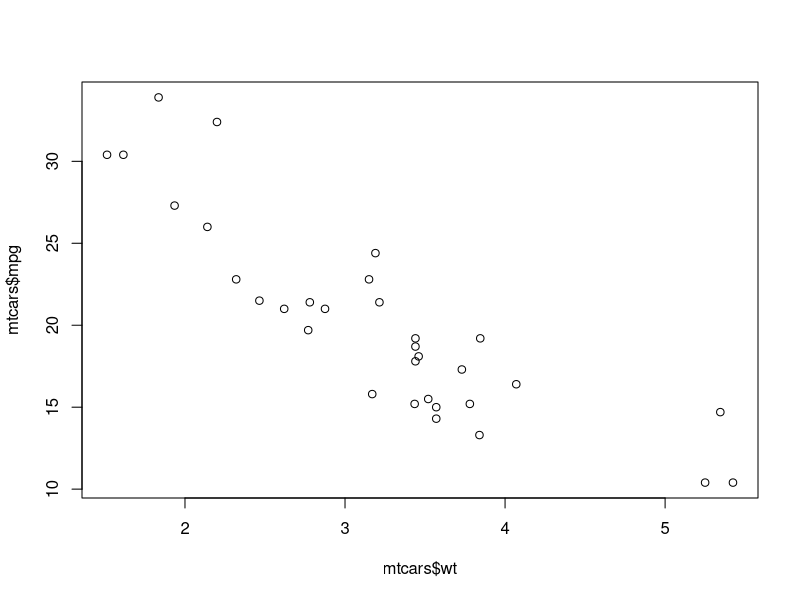
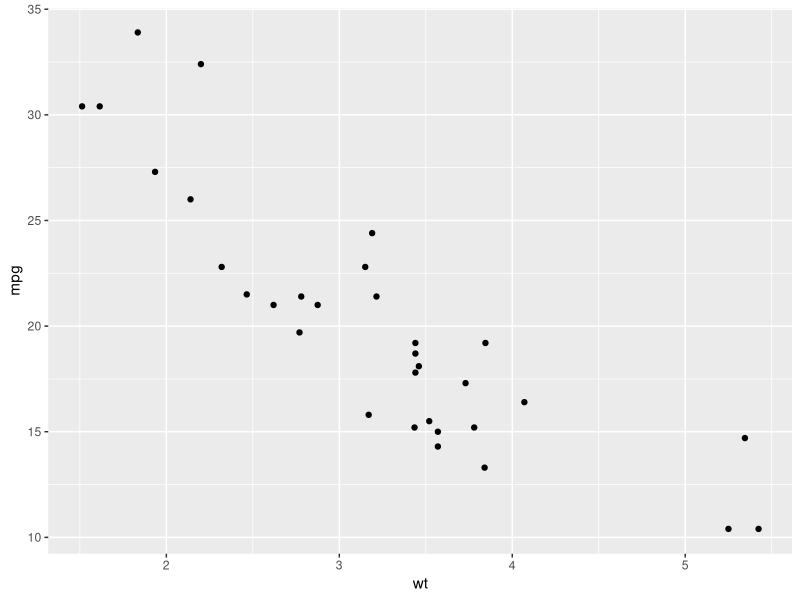
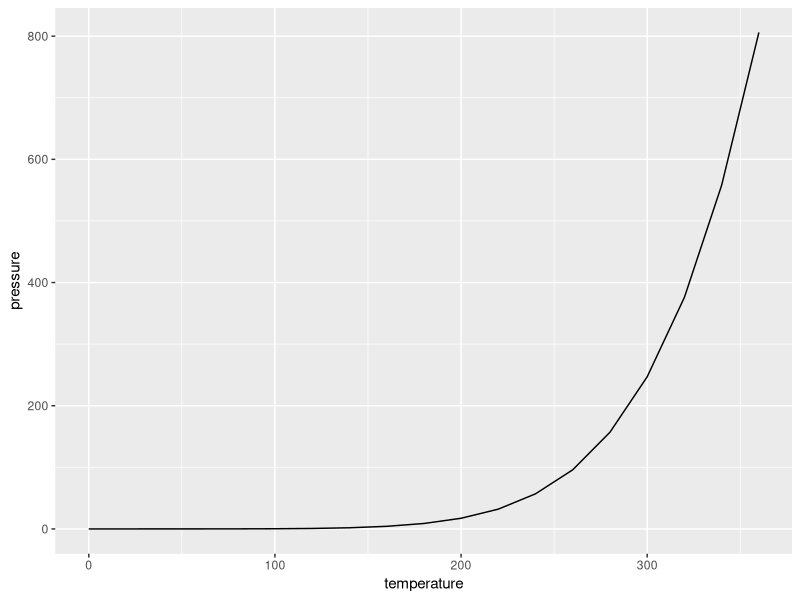
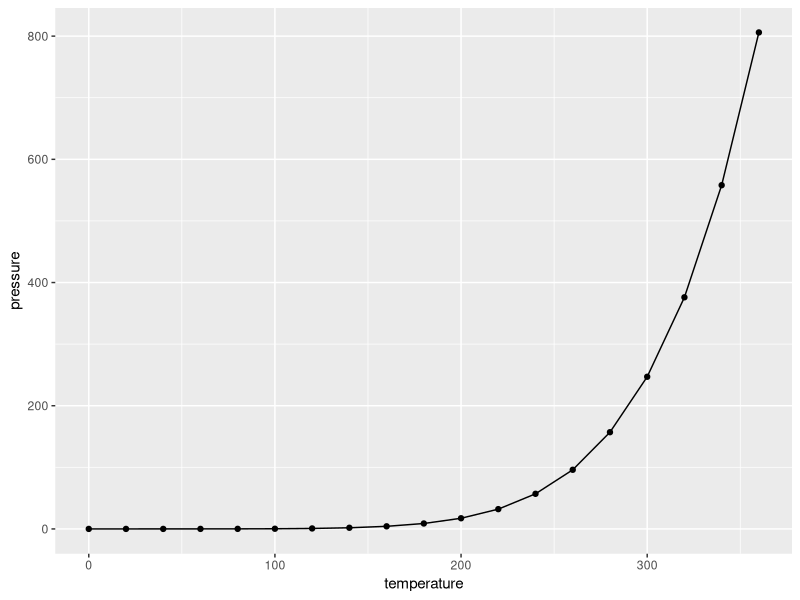
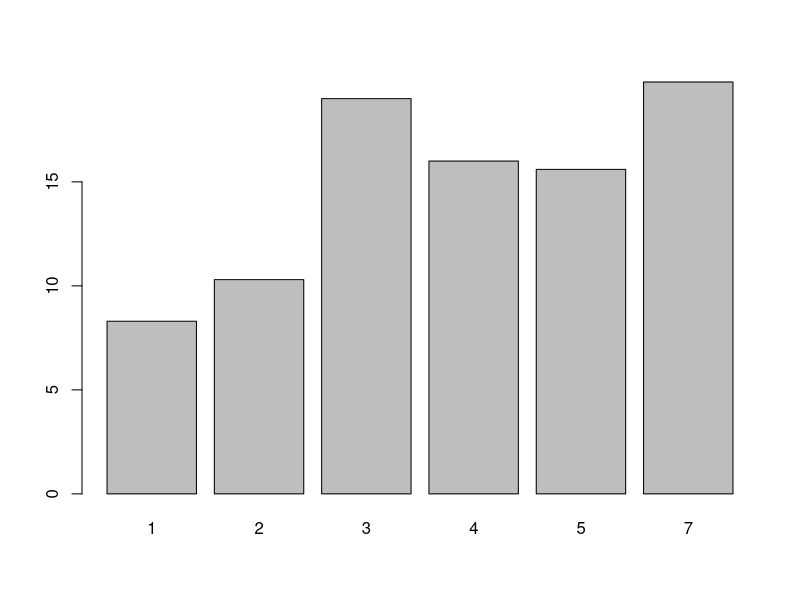
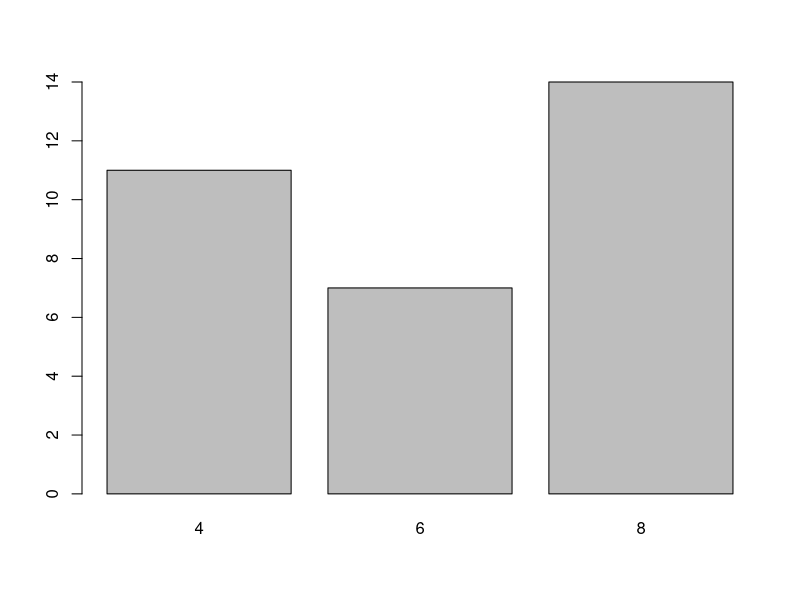
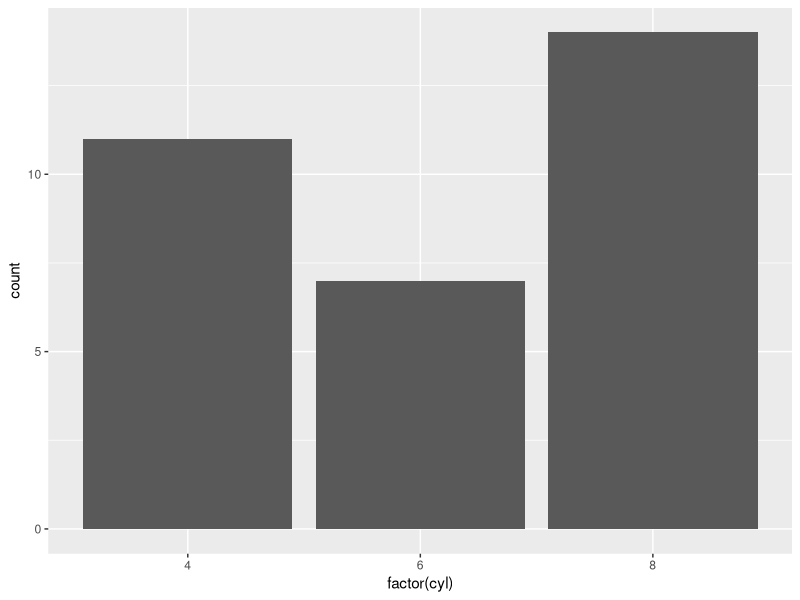
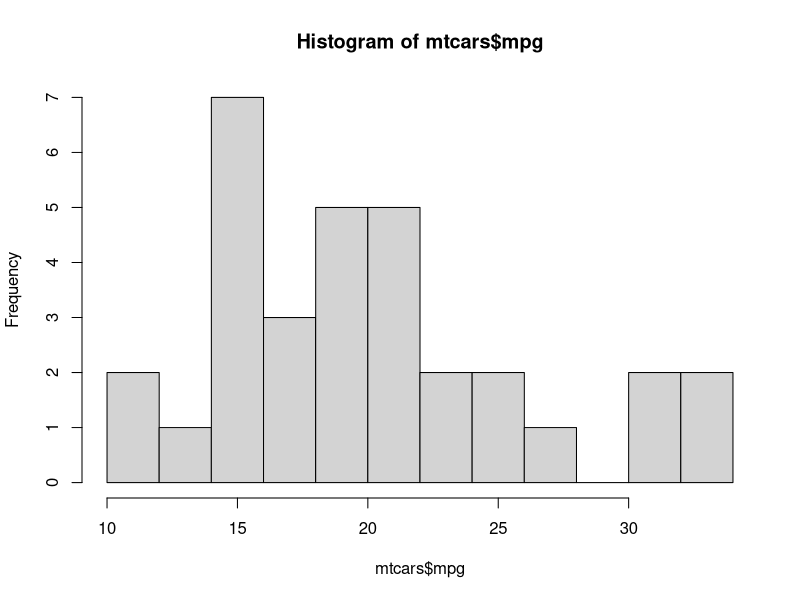

Write the R code that produced these figures, in order. (Note: this script raises an error after producing the figures.)
# 20190714

# chapter 1, basic of R

# install package
install.packages("ggplot2")
install.packages("gcookbook")

# load package
library(ggplot2)

# chapter 2, structure of data

# plot
mtcars

# plot
plot(mtcars$wt, mtcars$mpg)

# ggplot
# point
ggplot(mtcars, aes(x=wt, y=mpg)) + geom_point()

# data
pressure

# line
ggplot(pressure, aes(x=temperature, y=pressure)) + geom_line()

# point, line
ggplot(pressure, aes(x=temperature, y=pressure)) + geom_line() + geom_point()

# bar chart
barplot(BOD$demand, names.arg=BOD$Time)

table(mtcars$cyl)
barplot(table(mtcars$cyl))

# factor
ggplot(mtcars, aes(x=factor(cyl))) + geom_bar()

# histogram
hist(mtcars$mpg, breaks=10)
ggplot(mtcars, aes(x=mpg)) + geom_histogram(binwidth=4)

# boxplot
boxplot(len ~ supp, data = ToothGrowth)
boxplot(len ~ supp + dose, data = ToothGrowth)

ggplot(ToothGrowth, aes(x=supp, y=len)) + geom_boxplot()
ggplot(ToothGrowth, aes(x=interaction(supp, dose), y=len)) + geom_boxplot()

# chapter 3

# bar chart
ggplot(mtcars, aes(x=cyl, y=hp)) + geom_bar(stat="identity")
ggplot(mtcars, aes(x=cyl, y=hp)) +
  geom_bar(stat="identity", fill="lightblue", colour="black")

# bar chart by count
ggplot(diamonds, aes(x=cut)) + geom_bar()
ggplot(diamonds, aes(x=carat)) + geom_bar()
ggplot(diamonds, aes(x=carat, fill=clarity)) + geom_bar()

# climate
csub <- subset(climate, Source == "Berkeley" & Year >= 1900)
csub$pos <- csub$Anomaly10y >= 0

ggplot(csub, aes(x=Year, y=Anomaly10y, fill= pos)) +
  geom_bar(stat="identity", position="identity")

# bar width
# default=0.9, max=1, narrow=0.5
ggplot(diamonds, aes(x=cut, y=price)) + geom_bar(stat="identity")
ggplot(diamonds, aes(x=cut, y=price)) + geom_bar(stat="identity", width=0.8)

# add label in bar chart
ggplot(cabbage_exp, aes(x=interaction(Date, Cultivar), y=Weight)) +
  geom_bar(stat="identity") +
  geom_text(aes(label=Weight), vjust=1.5, colour="white")

ggplot(cabbage_exp, aes(x=interaction(Date, Cultivar), y=Weight)) +
  geom_bar(stat="identity") +
  geom_text(aes(label=Weight), vjust=-0.2, colour="white")

# chapter 4

# line graph
BOD
ggplot(BOD, aes(x=Time, y=demand)) + geom_line()
ggplot(BOD, aes(x=Time, y=demand)) + geom_line() + ylim(0, max(BOD$demand))
ggplot(BOD, aes(x=Time, y=demand)) + geom_line() + expand_limits(y=0)

# add point
ggplot(BOD, aes(x=Time, y=demand)) + geom_line() + geom_point()
ggplot(BOD, aes(x=Time, y=demand)) + geom_line() + geom_point(size=2)
ggplot(BOD, aes(x=Time, y=demand)) + geom_line() + geom_point(size=2, shape=21)

# line type
ggplot(BOD, aes(x=Time, y=demand)) + geom_line()
ggplot(BOD, aes(x=Time, y=demand)) + geom_line(linetype="dashed", size=0.5)
ggplot(BOD, aes(x=Time, y=demand)) + 
  geom_line(linetype="dashed", size=0.3, colour="blue") +
  geom_point(colour="darkblue")

# point type
ggplot(BOD, aes(x=Time, y=demand)) + geom_line() +
  geom_point(size=3, shape=21, fill="blue", colour="darkblue")

ggplot(BOD, aes(x=Time, y=demand)) + geom_line() +
  geom_point(size=3, shape=21, fill="white", colour="black")


ToothGrowth
library(plyr)
tg <- ddply(ToothGrowth, c("supp", "dose"), summarise, length=mean(len))
pd <- position_dodge(0.2)

ggplot(tg, aes(x=dose, y=length, fill=supp)) + 
  geom_line(position=pd) +
  geom_point(shape=21, size=3, position=pd) +
  scale_fill_manual(values=c("black", "white"))

# shading
sunspots
sunspotyear <- data.frame(Year=as.numeric(time(sunspot.year)),
                          Sunspots=as.numeric(sunspot.year))
head(sunspotyear)

ggplot(sunspotyear, aes(x=Year, y=Sunspots)) + geom_area()
ggplot(sunspotyear, aes(x=Year, y=Sunspots)) + 
  geom_area(colour="black", fill="purple", alpha=.2)
ggplot(sunspotyear, aes(x=Year, y=Sunspots)) + 
  geom_area(fill="purple", alpha=.2) +
  geom_line(size=0.3)

# stacked area graph

# ratio stacked area graph

# chapter 5 plot

# draw plot

# grouping by colour, shape

# overplot
diamonds

ggplot(diamonds, aes(x=carat, y=price)) + geom_point()
ggplot(diamonds, aes(x=carat, y=price)) + geom_point(alpha=.1)
ggplot(diamonds, aes(x=carat, y=price)) + geom_point(alpha=.01)

ChickWeight
ggplot(ChickWeight, aes(x=Time, y=weight)) + geom_point()
ggplot(ChickWeight, aes(x=Time, y=weight)) + geom_boxplot(aes(group=Time))

# chapter 6 
faithful
str(faithful)
summary(faithful)
ggplot(faithful, aes(x=waiting)) + geom_histogram()

ggplot(faithful, aes(x=waiting)) + 
  geom_histogram(bindwidth=5, fill="white", colour="black")

# 20190728
# geom_area()
sunspot.year
sunspotyear <- data.frame(year=as.numeric(time(sunspot.year)), sunspot=as.numeric(sunspot.year))
ggplot(sunspotyear, aes(x=year, y=sunspot)) + geom_point()
ggplot(sunspotyear, aes(x=year, y=sunspot)) + geom_area()
ggplot(sunspotyear, aes(x=year, y=sunspot)) + geom_area(fill="blue", alpha=.5)
ggplot(sunspotyear, aes(x=year, y=sunspot)) + geom_area(fill="blue", alpha=.5) +
  geom_line(colour="blue", alpha=.5)

# climate
climate
clim <- subset(climate, Source=="Berkeley", select=c("Year", "Anomaly10y", "Unc10y"))
clim

ggplot(clim, aes(x=Year, y=Anomaly10y)) + geom_point()
ggplot(clim, aes(x=Year, y=Anomaly10y)) + geom_line() +
  geom_ribbon(aes(ymin=Anomaly10y-Unc10y, ymax=Anomaly10y+Unc10y), alpha=.2)

# plot
heightweight

heightweight[, c("ageYear", "heightIn")]
ggplot(heightweight, aes(x=ageYear, y=heightIn)) + geom_point()

ggplot(heightweight, aes(x=ageYear, y=heightIn)) + geom_point(shape=21)
ggplot(heightweight, aes(x=ageYear, y=heightIn)) + geom_point(size=1)

ggplot(heightweight, aes(x=ageYear, y=heightIn, colour=sex)) + geom_point()

# boxplot
ggplot(heightweight, aes(x=sex, y=heightIn)) + geom_boxplot()
table(heightweight$sex)

# lm
ggplot(heightweight, aes(x=ageYear, y=heightIn)) + geom_point() +
  stat_smooth(method=lm)

ggplot(heightweight, aes(x=ageYear, y=heightIn)) + geom_point() +
  stat_smooth(method=lm, se=FALSE)

ggplot(heightweight, aes(x=ageYear, y=heightIn)) + geom_point() +
  stat_smooth(method=loess)

# logistic lm
MASS
library(MASS)
biopsy
b <- biopsy
b$classn[b$class=="benign"] <- 0
b$classn[b$class=="malignant"] <- 1

ggplot(b, aes(x=V1, y=classn)) + geom_point()
ggplot(b, aes(x=V1, y=classn)) + 
  geom_point(position=position_jitter(width=0.3, height=0.06), alpha=0.4) 

ggplot(b, aes(x=V1, y=classn)) + 
  geom_point(position=position_jitter(width=0.3, height=0.06), alpha=0.4) +
  stat_smooth(method=glm, family=binomial)

